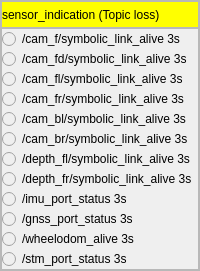
            <widget class="QFrame" name="sensor">
             <property name="maximumSize">
              <size>
               <width>500</width>
               <height>16777215</height>
              </size>
             </property>
             <property name="frameShape">
              <enum>QFrame::StyledPanel</enum>
             </property>
             <property name="frameShadow">
              <enum>QFrame::Raised</enum>
             </property>
             <layout class="QVBoxLayout" name="verticalLayout_4" stretch="0,0">
              <property name="spacing">
               <number>0</number>
              </property>
              <property name="leftMargin">
               <number>0</number>
              </property>
              <property name="topMargin">
               <number>0</number>
              </property>
              <property name="rightMargin">
               <number>0</number>
              </property>
              <property name="bottomMargin">
               <number>0</number>
              </property>
              <item>
               <widget class="QFrame" name="frame_3">
                <property name="maximumSize">
                 <size>
                  <width>500</width>
                  <height>30</height>
                 </size>
                </property>
                <property name="frameShape">
                 <enum>QFrame::StyledPanel</enum>
                </property>
                <property name="frameShadow">
                 <enum>QFrame::Raised</enum>
                </property>
                <layout class="QVBoxLayout" name="verticalLayout_8">
                 <property name="spacing">
                  <number>0</number>
                 </property>
                 <property name="leftMargin">
                  <number>0</number>
                 </property>
                 <property name="topMargin">
                  <number>0</number>
                 </property>
                 <property name="rightMargin">
                  <number>0</number>
                 </property>
                 <property name="bottomMargin">
                  <number>0</number>
                 </property>
                 <item>
                  <widget class="QLabel" name="label_2">
                   <property name="minimumSize">
                    <size>
                     <width>0</width>
                     <height>25</height>
                    </size>
                   </property>
                   <property name="maximumSize">
                    <size>
                     <width>16777215</width>
                     <height>25</height>
                    </size>
                   </property>
                   <property name="styleSheet">
                    <string notr="true">background-color:yellow;</string>
                   </property>
                   <property name="text">
                    <string>sensor_indication (Topic loss)</string>
                   </property>
                   <property name="wordWrap">
                    <bool>true</bool>
                   </property>
                  </widget>
                 </item>
                </layout>
               </widget>
              </item>
              <item>
               <widget class="QFrame" name="sensor_indi">
                <property name="frameShape">
                 <enum>QFrame::StyledPanel</enum>
                </property>
                <property name="frameShadow">
                 <enum>QFrame::Raised</enum>
                </property>
                <layout class="QVBoxLayout" name="verticalLayout_15">
                 <property name="spacing">
                  <number>0</number>
                 </property>
                 <property name="leftMargin">
                  <number>0</number>
                 </property>
                 <property name="topMargin">
                  <number>0</number>
                 </property>
                 <property name="rightMargin">
                  <number>0</number>
                 </property>
                 <property name="bottomMargin">
                  <number>0</number>
                 </property>
                 <item>
                  <widget class="QRadioButton" name="cam_f">
                   <property name="enabled">
                    <bool>false</bool>
                   </property>
                   <property name="styleSheet">
                    <string notr="true">color:blackl;</string>
                   </property>
                   <property name="text">
                    <string>/cam_f/symbolic_link_alive 3s</string>
                   </property>
                  </widget>
                 </item>
                 <item>
                  <widget class="QRadioButton" name="cam_fd">
                   <property name="enabled">
                    <bool>false</bool>
                   </property>
                   <property name="styleSheet">
                    <string notr="true">color:blackl;</string>
                   </property>
                   <property name="text">
                    <string>/cam_fd/symbolic_link_alive 3s</string>
                   </property>
                  </widget>
                 </item>
                 <item>
                  <widget class="QRadioButton" name="cam_fl">
                   <property name="enabled">
                    <bool>false</bool>
                   </property>
                   <property name="styleSheet">
                    <string notr="true">color:blackl;</string>
                   </property>
                   <property name="text">
                    <string>/cam_fl/symbolic_link_alive 3s</string>
                   </property>
                  </widget>
                 </item>
                 <item>
                  <widget class="QRadioButton" name="cam_fr">
                   <property name="enabled">
                    <bool>false</bool>
                   </property>
                   <property name="styleSheet">
                    <string notr="true">color:blackl;</string>
                   </property>
                   <property name="text">
                    <string>/cam_fr/symbolic_link_alive 3s</string>
                   </property>
                  </widget>
                 </item>
                 <item>
                  <widget class="QRadioButton" name="cam_bl">
                   <property name="enabled">
                    <bool>false</bool>
                   </property>
                   <property name="styleSheet">
                    <string notr="true">color:blackl;</string>
                   </property>
                   <property name="text">
                    <string>/cam_bl/symbolic_link_alive 3s</string>
                   </property>
                  </widget>
                 </item>
                 <item>
                  <widget class="QRadioButton" name="cam_br">
                   <property name="enabled">
                    <bool>false</bool>
                   </property>
                   <property name="styleSheet">
                    <string notr="true">color:blackl;</string>
                   </property>
                   <property name="text">
                    <string>/cam_br/symbolic_link_alive 3s</string>
                   </property>
                  </widget>
                 </item>
                 <item>
                  <widget class="QRadioButton" name="depth_fl">
                   <property name="enabled">
                    <bool>false</bool>
                   </property>
                   <property name="styleSheet">
                    <string notr="true">color:blackl;</string>
                   </property>
                   <property name="text">
                    <string>/depth_fl/symbolic_link_alive 3s</string>
                   </property>
                  </widget>
                 </item>
                 <item>
                  <widget class="QRadioButton" name="depth_fr">
                   <property name="enabled">
                    <bool>false</bool>
                   </property>
                   <property name="styleSheet">
                    <string notr="true">color:blackl;</string>
                   </property>
                   <property name="text">
                    <string>/depth_fr/symbolic_link_alive 3s</string>
                   </property>
                  </widget>
                 </item>
                 <item>
                  <widget class="QRadioButton" name="imu_port_status">
                   <property name="enabled">
                    <bool>false</bool>
                   </property>
                   <property name="styleSheet">
                    <string notr="true">color:blackl;</string>
                   </property>
                   <property name="text">
                    <string>/imu_port_status 3s</string>
                   </property>
                  </widget>
                 </item>
                 <item>
                  <widget class="QRadioButton" name="gnss_port_status">
                   <property name="enabled">
                    <bool>false</bool>
                   </property>
                   <property name="styleSheet">
                    <string notr="true">color:blackl;</string>
                   </property>
                   <property name="text">
                    <string>/gnss_port_status 3s</string>
                   </property>
                  </widget>
                 </item>
                 <item>
                  <widget class="QRadioButton" name="wheelodom_alive">
                   <property name="enabled">
                    <bool>false</bool>
                   </property>
                   <property name="styleSheet">
                    <string notr="true">color:blackl;</string>
                   </property>
                   <property name="text">
                    <string>/wheelodom_alive 3s</string>
                   </property>
                  </widget>
                 </item>
                 <item>
                  <widget class="QRadioButton" name="stm_port_status">
                   <property name="enabled">
                    <bool>false</bool>
                   </property>
                   <property name="styleSheet">
                    <string notr="true">color:blackl;</string>
                   </property>
                   <property name="text">
                    <string>/stm_port_status 3s</string>
                   </property>
                  </widget>
                 </item>
                </layout>
               </widget>
              </item>
             </layout>
            </widget>
